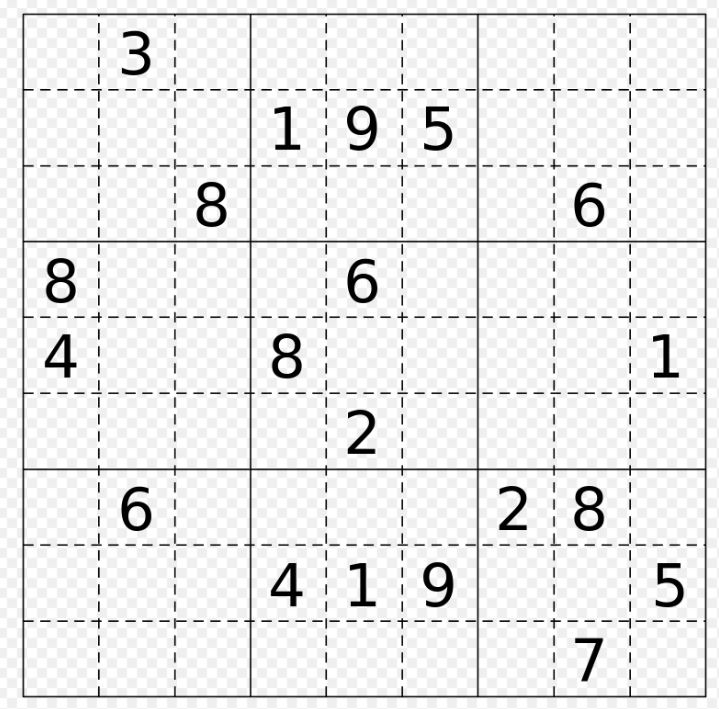
#> input picture sudoku.JPG, 719 x 709 px, found by its file name
$ jupyter execute --allow-errors Untitled-checkpoint.ipynb
#> lines starting #> are read from the running program, lines starting #| are printed output that depends on the picture; after the words box and inside, x2 and y2 are one past the last pixel; in counts of white or black regions, pixels touching at a corner belong together
[cell 1]
from imutils.perspective import four_point_transform
from imutils import contours
import imutils
import cv2
import pytesseract
import numpy as np

[cell 2]
image = cv2.imread("sudoku.jpg")
#> image is the input picture: shape (709, 719, 3); min 0, max 255, mean 234.2

[cell 3]
from IPython.display import Image
Image("sudoku.JPG")

[cell 4]
img = imutils.resize(image, height=500)
(thresh, img_bin) = cv2.threshold(img, 128, 255,cv2.THRESH_BINARY,cv2.THRESH_OTSU)
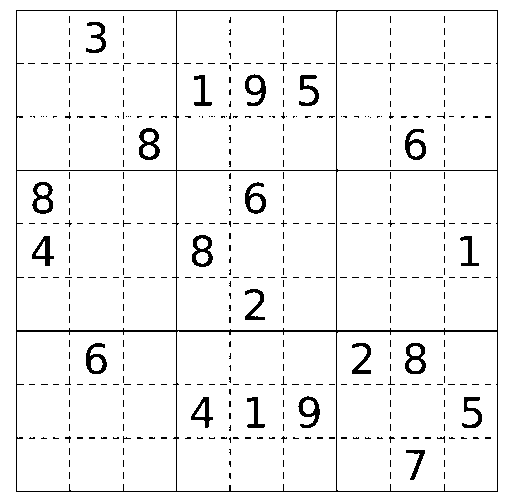
#> img_bin: shape (500, 507, 3); 94.8% white; black in thin lines or dots
#> thresh = 128
img_bin = 255 - img_bin
#> img_bin: shape (500, 507, 3); 5.2% white in thin lines or dots

[cell 5]
kernel_length = np.array(img).shape[1]//80
#> kernel_length = 6
verticle_kernel = cv2.getStructuringElement(cv2.MORPH_RECT, (1, kernel_length))
#> verticle_kernel = [1, 1, 1, 1, 1, 1]
hori_kernel = cv2.getStructuringElement(cv2.MORPH_RECT, (kernel_length, 1))
#> hori_kernel = [[1, 1, 1, 1, 1, 1]]
kernel = cv2.getStructuringElement(cv2.MORPH_RECT, (3, 3))

[cell 6]
img_temp1 = cv2.erode(img_bin, verticle_kernel, iterations=3)
#> img_temp1: shape (500, 507, 3); 0.91% white in thin lines or dots, all inside (x1, y1, x2, y2) = (16, 19, 498, 486)
verticle_lines_img = cv2.dilate(img_temp1, verticle_kernel, iterations=3)
#> verticle_lines_img: shape (500, 507, 3); 1.2% white in thin lines or dots
cv2.imwrite("verticle_lines.jpg",verticle_lines_img)
img_temp2 = cv2.erode(img_bin, hori_kernel, iterations=3)
#> img_temp2: shape (500, 507, 3); 0.98% white in thin lines or dots, all inside (x1, y1, x2, y2) = (25, 10, 492, 492)
horizontal_lines_img = cv2.dilate(img_temp2, hori_kernel, iterations=3)
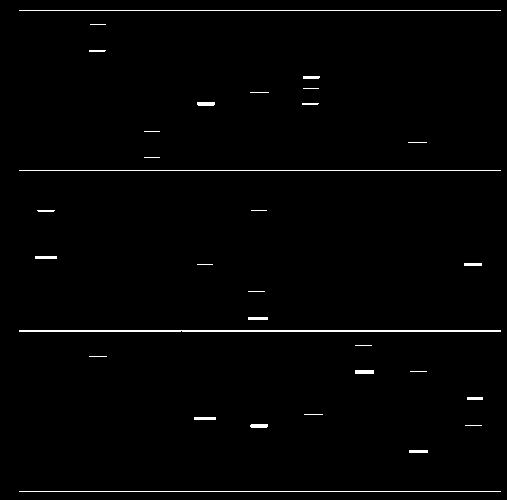
#> horizontal_lines_img: shape (500, 507, 3); 1.3% white in thin lines or dots
cv2.imwrite("horizontal_lines.jpg",horizontal_lines_img)
#> Out = True

[cell 7]
alpha = 0.5
beta = 1.0 - alpha
img_final_bin = cv2.addWeighted(verticle_lines_img, alpha, horizontal_lines_img, beta, 0.0)
img_final_bin = cv2.erode(~img_final_bin, kernel, iterations=2)
(thresh, img_final_bin) = cv2.threshold(img_final_bin, 128,255, cv2.THRESH_BINARY, cv2.THRESH_OTSU)
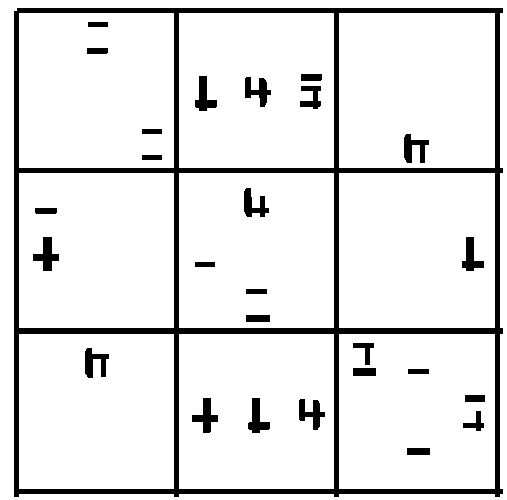
#> img_final_bin: shape (500, 507, 3); 89.8% white; 27 black regions, largest, box (x1, y1, x2, y2) and area: (14, 8, 503, 497) 19620, (33, 237, 59, 271) 425, (192, 398, 218, 433) 405
cv2.imwrite("img_final_bin.jpg",img_final_bin)
img_final_bin = cv2.cvtColor(img_final_bin, cv2.COLOR_BGR2GRAY)
#> img_final_bin: shape (500, 507); 89.8% white; 27 black regions
img_final_bin.dtype
contours, hierarchy = cv2.findContours(img_final_bin, cv2.RETR_TREE, cv2.CHAIN_APPROX_SIMPLE)
#> contours = 37 contours; largest, box (x1, y1, x2, y2) and area: (0, 0, 507, 500) 252494, (13, 7, 504, 498) 237298, (339, 334, 495, 489) 23870, (339, 173, 495, 328) 23870, (339, 13, 495, 168) 23870

[cell 8]
idx_list = []

idx = 0
for c in contours:
        # Returns the location and width,height for every contour


    x, y, w, h = cv2.boundingRect(c)

    # print(idx,x,y,w,h)

    if (w > 150 and h > 150) and (w < 160 and h < 160):

        print("Large contour detected: is " + str(idx))

        new_img = img[y:y+h, x:x+w]
        cv2.imwrite(str(idx) + '.png', new_img)

        idx_list.append(idx)

    idx += 1
#> this loop made 37 passes
#> (x, y, w, h) on passes 2, 4, 5, 6, 7, 8, 9, 11, 12, 13, 15, 17: (13, 7, 491, 491), (406, 447, 25, 9), (462, 410, 23, 22), (464, 394, 22, 9), (407, 368, 23, 7), (352, 367, 25, 10), (352, 342, 23, 24), (298, 398, 28, 33), (247, 397, 24, 37), (191, 397, 28, 37), (84, 347, 26, 32), (461, 236, 24, 36)
#> (c, x, y, w, h) on passes 1, 3, 10, 14, 16, 18: ([[0, 0], [0, 499], [506, 499], [506, 0]], 0, 0, 507, 500), ([[339, 334], [339, 488], [494, 488], [494, 334]], 339, 334, 156, 155), ([[179, 334], [179, 488], [333, 488], [333, 334]], 179, 334, 155, 155), ([[19, 334], [19, 488], [173, 488], [173, 334]], 19, 334, 155, 155), ([[339, 173], [339, 327], [494, 327], [494, 173]], 339, 173, 156, 155), ([[179, 173], [179, 327], [333, 327], [333, 173]], 179, 173, 155, 155)
#| Large contour detected: is 2
#| Large contour detected: is 9
#| Large contour detected: is 13
#| Large contour detected: is 15
#| Large contour detected: is 17
#| Large contour detected: is 22
#| Large contour detected: is 25
#| Large contour detected: is 27
#> (further printed lines are left out)
#> pass 3, `new_img = img[y:y+h, x:x+w]`:
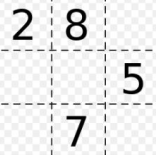
#> new_img: shape (155, 156, 3); min 0, max 255, mean 232.7
#> after the loop, idx = 37; idx_list = [2, 9, 13, 15, 17, 22, 25, 27, 32]

print(len(idx_list))
#| 9

c = [ contours[i] for i in idx_list]
#> c = 9 contours; largest, box (x1, y1, x2, y2) and area: (339, 334, 495, 489) 23870, (339, 173, 495, 328) 23870, (339, 13, 495, 168) 23870, (179, 334, 334, 489) 23716, (19, 334, 174, 489) 23716

cv2.drawContours(img, c, -1, (0, 255, 0), 3)
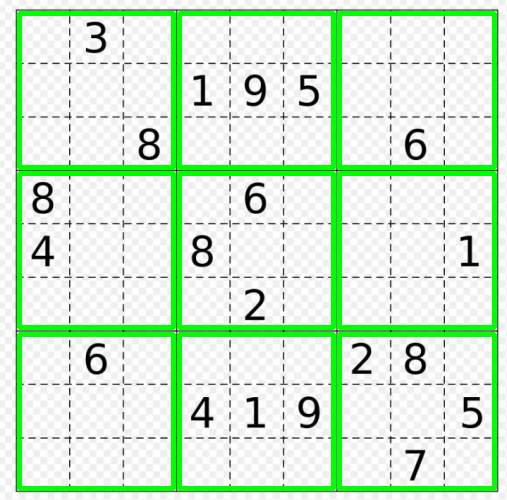
#> img: shape (500, 507, 3); mean B, G, R 208.4, 236.2, 208.4
cv2.imshow('Contours', img)
cv2.waitKey(0)
#> Out = 27

[cell 9]
sub_img = cv2.imread("2.png")
#sub_img = imutils.resize(new, height=500)

cv2.imshow('Contours', sub_img)
cv2.waitKey(0)

crop = 0.02

sub_img = sub_img[0:0+int(sub_img.shape[0]*(1-crop)),
                  0:0+int(sub_img.shape[1]*(1-crop))]

margin = 0.01

top = int(margin*sub_img.shape[0])
#> top = 1
bottom = int(margin*sub_img.shape[0])
#> bottom = 1
left = int(margin*sub_img.shape[1])
right = int(margin*sub_img.shape[1])

new = cv2.copyMakeBorder(sub_img, top, bottom, left, right, cv2.BORDER_CONSTANT)
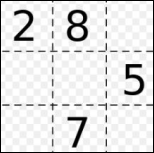
#> new: shape (153, 154, 3); min 0, max 255, mean 226

cv2.imshow('Contours', new)
cv2.waitKey(0)

sub_img = imutils.resize(new, height=500)
#> sub_img: shape (500, 503, 3)

gray = cv2.cvtColor(sub_img, cv2.COLOR_BGR2GRAY)
edges = cv2.Canny(gray, 75, 200)
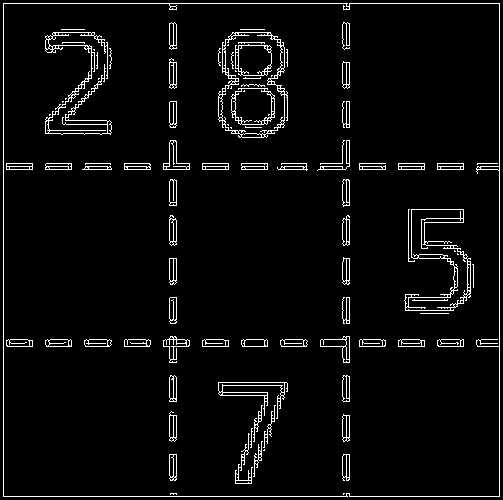
#> edges: shape (500, 503); 4.4% white in thin lines or dots

lines = cv2.HoughLinesP(edges, 1, np.pi/10, 100, maxLineGap=250)
#> lines = 16 rows, first 6: [3, 496, 3, 3], [4, 496, 499, 496], [4, 3, 499, 3], [499, 495, 499, 4], [6, 169, 497, 169], [7, 346, 498, 346]
if lines is not None:
    for line in lines:
        x1, y1, x2, y2 = line[0]
        cv2.line(sub_img, (x1, y1), (x2, y2), (0, 255, 0), 3)
#> this loop made 16 passes
#> (x1, y1, x2, y2) on passes 1 to 12: (3, 496, 3, 3), (4, 496, 499, 496), (4, 3, 499, 3), (499, 495, 499, 4), (6, 169, 497, 169), (7, 346, 498, 346), (6, 163, 497, 163), (6, 166, 498, 166), (346, 495, 346, 4), (349, 495, 349, 4), (176, 494, 176, 5), (173, 494, 173, 6)
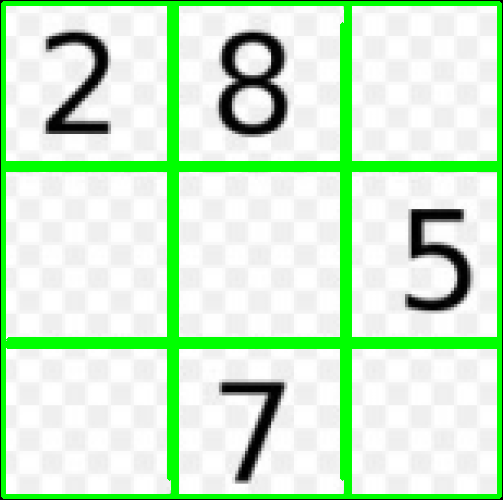
#> sub_img: shape (500, 503, 3); mean B, G, R 202.9, 235.5, 202.9

(thresh, img_bin) = cv2.threshold(sub_img, 128, 255,cv2.THRESH_BINARY,cv2.THRESH_OTSU)
#> img_bin: shape (500, 503, 3)

# img_bin = imutils.resize(img_bin, height=300)

img_bin = 255 - img_bin
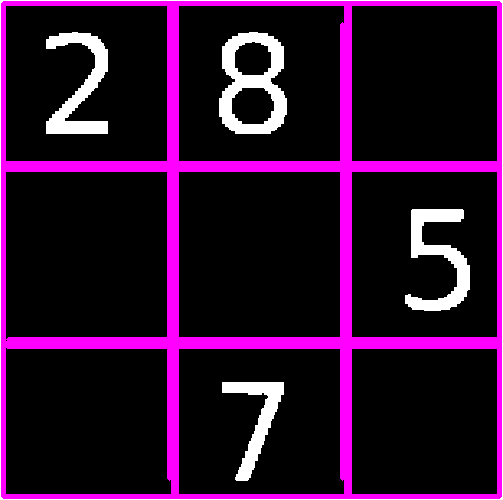
#> img_bin: shape (500, 503, 3); mean B, G, R 45.5, 12.9, 45.5

cv2.imshow('Contours', img_bin)
cv2.waitKey(0)

# Defining a kernel length
kernel_length = np.array(img_bin).shape[1]//80

# A verticle kernel of (1 X kernel_length), which will detect all the verticle lines from the image.
verticle_kernel = cv2.getStructuringElement(cv2.MORPH_RECT, (1, kernel_length))
# A horizontal kernel of (kernel_length X 1), which will help to detect all the horizontal line from the image.
hori_kernel = cv2.getStructuringElement(cv2.MORPH_RECT, (kernel_length, 1))
# A kernel of (3 X 3) ones.
kernel = cv2.getStructuringElement(cv2.MORPH_RECT, (3, 3))
#> kernel = [[1, 1, 1], [1, 1, 1], [1, 1, 1]]

# Morphological operation to detect vertical lines from an image
img_temp1 = cv2.erode(img_bin, verticle_kernel, iterations=3)
#> img_temp1: shape (500, 503, 3)
verticle_lines_img = cv2.dilate(img_temp1, verticle_kernel, iterations=3)
#> verticle_lines_img: shape (500, 503, 3)
cv2.imwrite("verticle_lines.jpg",verticle_lines_img)
# Morphological operation to detect horizontal lines from an image
img_temp2 = cv2.erode(img_bin, hori_kernel, iterations=3)
#> img_temp2: shape (500, 503, 3)
horizontal_lines_img = cv2.dilate(img_temp2, hori_kernel, iterations=3)
#> horizontal_lines_img: shape (500, 503, 3)
cv2.imwrite("horizontal_lines.jpg",horizontal_lines_img)

# Weighting parameters, this will decide the quantity of an image to be added to make a new image.
alpha = 0.5
beta = 1.0 - alpha
# This function helps to add two image with specific weight parameter to get a third image as summation of two image.
img_final_bin = cv2.addWeighted(verticle_lines_img, alpha, horizontal_lines_img, beta, 0.0)
#> img_final_bin: shape (500, 503, 3)
img_final_bin = cv2.erode(~img_final_bin, kernel, iterations=2)
(thresh, img_final_bin) = cv2.threshold(img_final_bin, 128,255, cv2.THRESH_BINARY, cv2.THRESH_OTSU)
cv2.imwrite("img_final_bin.jpg",img_final_bin)

alpha = 0.5
beta = 1.0 - alpha
img_final_bin = cv2.addWeighted(verticle_lines_img, alpha, horizontal_lines_img, beta, 0.0)
img_final_bin = cv2.erode(~img_final_bin, kernel, iterations=2)
(thresh, img_final_bin) = cv2.threshold(img_final_bin, 128,255, cv2.THRESH_BINARY, cv2.THRESH_OTSU)
cv2.imwrite("img_final_bin.jpg",img_final_bin)
img_final_bin = cv2.cvtColor(img_final_bin, cv2.COLOR_BGR2GRAY)
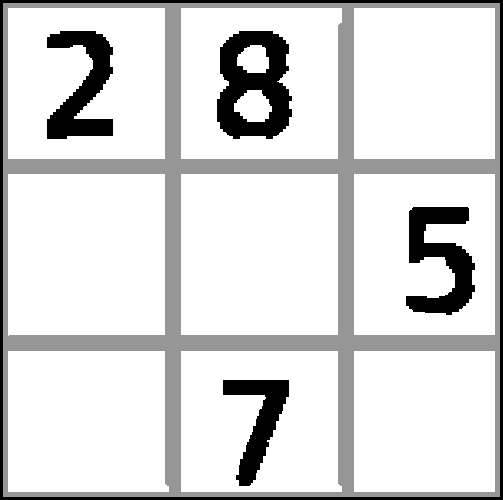
#> img_final_bin: shape (500, 503); min 0, max 255, mean 216.6
img_final_bin.dtype
contours, hierarchy = cv2.findContours(img_final_bin, cv2.RETR_TREE, cv2.CHAIN_APPROX_SIMPLE)
#> contours = 7 contours; box (x1, y1, x2, y2) and area: (3, 3, 500, 497) 244528, (216, 30, 293, 140) 6968, (405, 206, 476, 316) 4209, (46, 30, 114, 140) 3971, (222, 379, 290, 487) 3050, (234, 90, 272, 122) 827, (237, 45, 269, 73) 658

cv2.drawContours(sub_img, contours[0], -1, (0, 255, 0), 3)
cv2.imshow('Contours', sub_img)
cv2.waitKey(0)
#> Out = 27

[cell 10]
x, y, w, h = cv2.boundingRect(contours[0])
#> x = 3; y = 3; w = 497; h = 494
print(x,y,w,h)
#| 3 3 497 494

[cell 11]
for i in contours:

    print (len(i))
#> this loop made 7 passes
#> i on pass 1: [[3, 3], [3, 496], [499, 496], [499, 3]]
#| 4
#| 102
#| 111
#| 133
#| 46
#| 33
#| 147

[cell 12]
idx_list = []

idx = 0
for c in contours:
        # Returns the location and width,height for every contour


    x, y, w, h = cv2.boundingRect(c)

    print(idx,x,y,w,h)

    if (w > 150 and h > 150) and (w < 160 and h < 160):

        print("Large contour detected: is " + str(idx))

        new_img = img[y:y+h, x:x+w]
        cv2.imwrite(str(idx) + '.png', new_img)

        idx_list.append(idx)

    idx += 1
#> this loop made 7 passes
#> (x, y, w, h) on passes 2 to 7: (222, 379, 68, 108), (405, 206, 71, 110), (216, 30, 77, 110), (234, 90, 38, 32), (237, 45, 32, 28), (46, 30, 68, 110)
#> (c, x, y, w, h) on pass 1: ([[3, 3], [3, 496], [499, 496], [499, 3]], 3, 3, 497, 494)
#| 0 3 3 497 494
#| 1 222 379 68 108
#| 2 405 206 71 110
#| 3 216 30 77 110
#| 4 234 90 38 32
#| 5 237 45 32 28
#| 6 46 30 68 110
#> after the loop, idx = 7; idx_list = []

print(len(idx_list))
#| 0

c = [ contours[i] for i in idx_list]
#> c = []

cv2.drawContours(img, c, -1, (0, 255, 0), 3)
cv2.imshow('Contours', img)
cv2.waitKey(0)
#> Out = 27

[cell 13]
img_bin = 255 - img_bin

#> (the rest of this cell did not finish here and is left out)

[cell 14]
cv2.imshow("frame", sub_img)
cv2.waitKey(0)
#> Out = 27

$ run again, with 1.png saved as sudoku.JPG
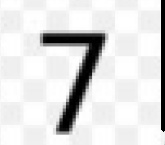
#> input picture 1.png, 165 x 145 px, found by its file name
#> image is the input picture: shape (145, 165, 3); min 0, max 255, mean 221.2
#> `(thresh, img_bin) = cv2.threshold(img, 128, 255,cv2.THRESH_BINARY,cv2...`:
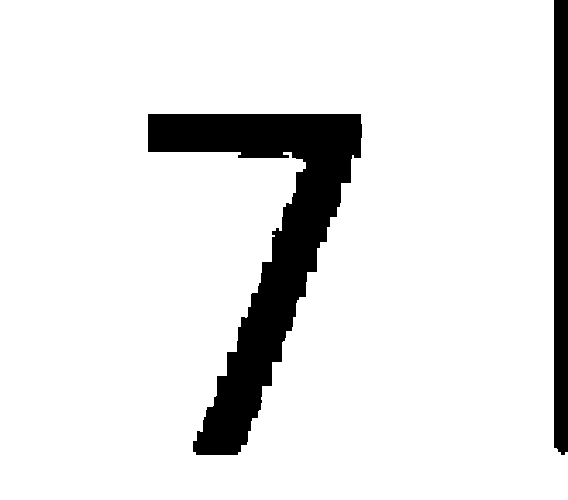
#> img_bin: shape (500, 568, 3); 89.5% white; 2 black regions, box (x1, y1, x2, y2) and area: (148, 114, 362, 455) 23425, (554, 0, 568, 455) 6325
#> thresh = 128
#> `cv2.imwrite("horizontal_lines.jpg",horizontal_lines_img)`: Out = True
#> `contours, hierarchy = cv2.findContours(img_final_bin, cv2.RETR_TREE, c..`: contours = 2 contours; box (x1, y1, x2, y2) and area: (0, 0, 568, 500) 275660, (145, 111, 365, 458) 26831
#> the loop `for c in contours:` made 2 passes
#> (x, y, w, h, idx) on passes 1 to 2: (0, 0, 568, 500, 1), (145, 111, 220, 347, 2)
#> after the loop `for c in contours:`: idx = 2; idx_list = []
#| 0
#> `cv2.waitKey(0)`: Out = 27
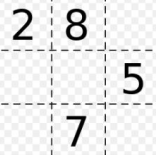
#> input picture 2.png, 156 x 155 px
#> sub_img is the input picture: shape (155, 156, 3); min 0, max 255, mean 232.7
#> edges: shape (500, 503); 4.4% white in thin lines or dots
#> lines = 16 rows, first 6: [3, 496, 3, 3], [4, 496, 499, 496], [4, 3, 499, 3], [499, 495, 499, 4], [6, 169, 497, 169], [7, 346, 498, 346]
#> the loop `for line in lines:` made 16 passes
#> `verticle_kernel = cv2.getStructuringElement(cv2.MORPH_RECT, (1, kernel..`: verticle_kernel = [1, 1, 1, 1, 1, 1]
#> hori_kernel = [[1, 1, 1, 1, 1, 1]]
#> kernel = [[1, 1, 1], [1, 1, 1], [1, 1, 1]]
#> `contours, hierarchy = cv2.findContours(img_final_bin, cv2.RETR_TREE, c..`: contours = 7 contours; box (x1, y1, x2, y2) and area: (3, 3, 500, 497) 244528, (216, 30, 293, 140) 6968, (405, 206, 476, 316) 4209, (46, 30, 114, 140) 3971, (222, 379, 290, 487) 3050, (234, 90, 272, 122) 827, (237, 45, 269, 73) 658
#> `cv2.waitKey(0)`: Out = 27
#> `x, y, w, h = cv2.boundingRect(contours[0])`: x = 3; w = 497; h = 494
#| 3 3 497 494
#> the loop `for i in contours: ` made 7 passes
#> i on pass 1: [[3, 3], [3, 496], [499, 496], [499, 3]]
#> (printed output is left out)
#> the loop `for c in contours:` made 7 passes
#> (x, y, w, h) on passes 2 to 7: (222, 379, 68, 108), (405, 206, 71, 110), (216, 30, 77, 110), (234, 90, 38, 32), (237, 45, 32, 28), (46, 30, 68, 110)
#> (printed output is left out)
#> after the loop `for c in contours:`: idx = 7
#| 0
#> `cv2.waitKey(0)`: Out = 27
